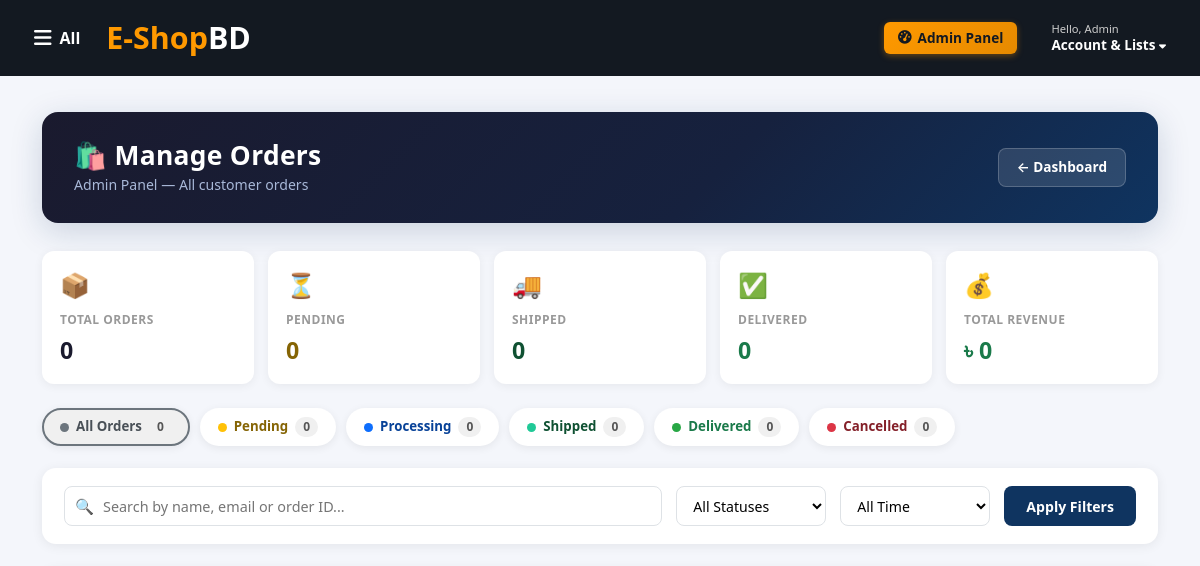
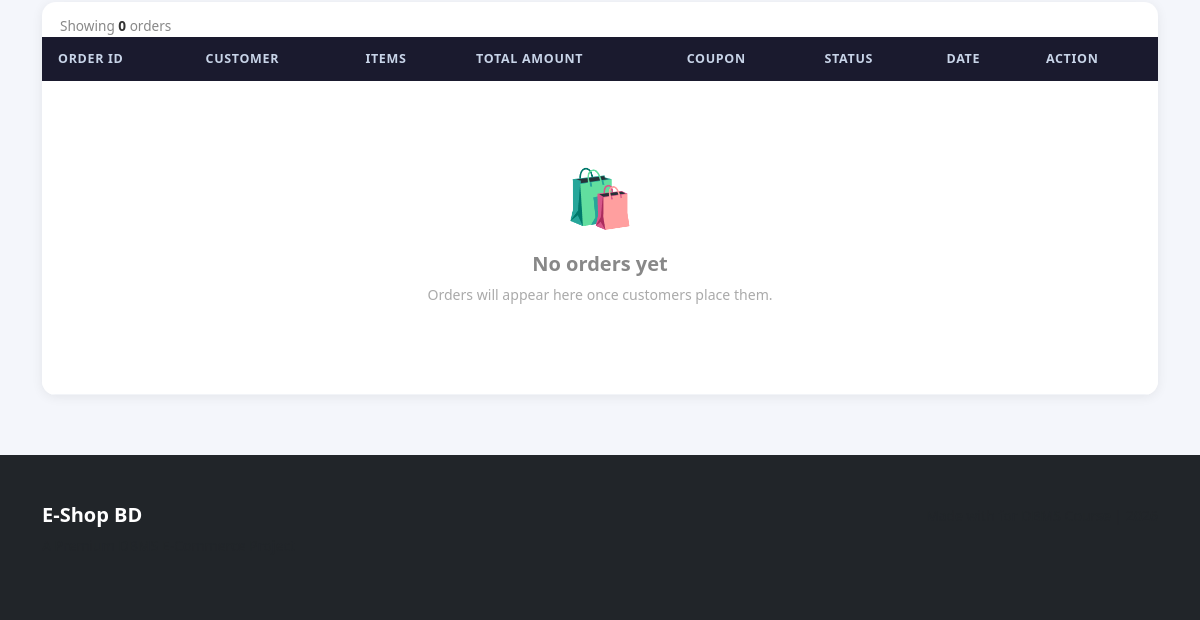
/admin/manage_orders.php (signed in), run on an earlier commit of the app's database (2 pictures, top to bottom).
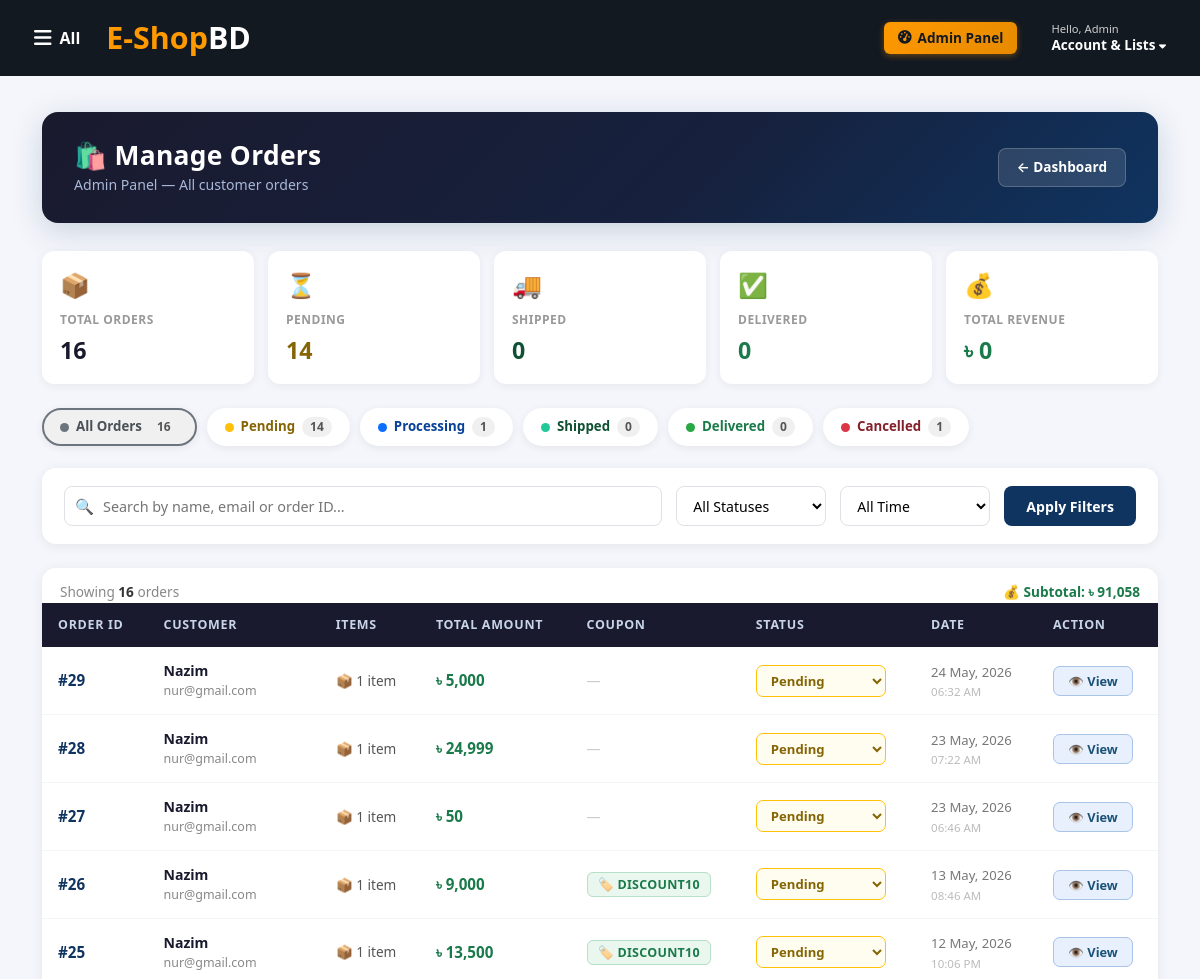
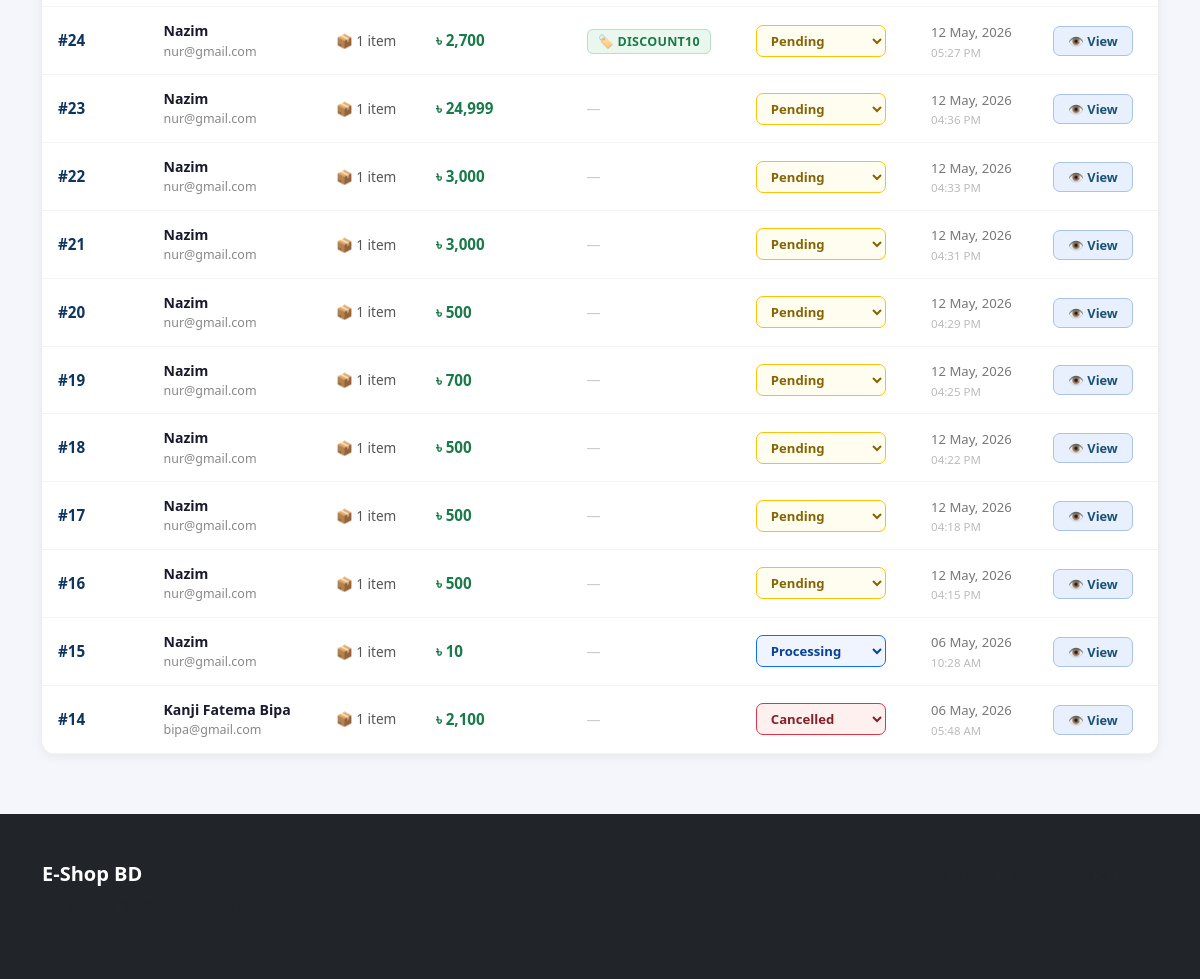
And on a later commit of the database (2 pictures, top to bottom).
### tables this page shows
CREATE TABLE `orders` (
  `id` int(11) NOT NULL,
  `user_id` int(11) DEFAULT NULL,
  `total_amount` decimal(10,2) DEFAULT NULL,
  `coupon_code` varchar(50) DEFAULT NULL,
  `status` varchar(50) DEFAULT NULL,
  `created_at` timestamp NOT NULL DEFAULT current_timestamp(),
  `tracking_number` varchar(50) DEFAULT NULL,
  `estimated_delivery` date DEFAULT NULL,
  `notes` text DEFAULT NULL,
  `seller_id` int(11) DEFAULT NULL
);

CREATE TABLE `users` (
  `id` int(11) NOT NULL,
  `name` varchar(100) DEFAULT NULL,
  `email` varchar(100) DEFAULT NULL,
  `password` varchar(255) DEFAULT NULL,
  `role` enum('admin','user','seller','category_manager') DEFAULT 'user',
  `created_at` timestamp NOT NULL DEFAULT current_timestamp(),
  `phone` varchar(15) DEFAULT NULL,
  `address` text DEFAULT NULL,
  `city` varchar(50) DEFAULT NULL,
  `seller_status` enum('pending','approved','rejected') DEFAULT NULL,
  `shop_name` varchar(100) DEFAULT NULL,
  `seller_request_at` timestamp NULL DEFAULT NULL,
  `seller_approved_at` timestamp NULL DEFAULT NULL,
  `seller_address` text DEFAULT NULL
);

### admin/manage_orders.php (the view, shortened to what this page needs)
<?php
include("../config/db.php");
$filter_status = isset($_GET['status']) ? mysqli_real_escape_string($conn, trim($_GET['status'])) : '';
$filter_search = isset($_GET['search']) ? mysqli_real_escape_string($conn, trim($_GET['search'])) : '';
$filter_date   = isset($_GET['date'])   ? $_GET['date'] : '';
$valid_statuses = ['Pending', 'Processing', 'Shipped', 'Delivered', 'Cancelled'];
$where_clauses = ["1=1"];
$where_sql = implode(' AND ', $where_clauses);
$result = $conn->query("
    SELECT o.id, o.total_amount, o.coupon_code, o.status, o.created_at,
           u.name as customer_name, u.email,
           COUNT(oi.id) as item_count,
           SUM(oi.quantity) as total_items
    FROM orders o
    JOIN users u ON o.user_id = u.id
    LEFT JOIN order_items oi ON o.id = oi.order_id
    WHERE $where_sql
    GROUP BY o.id
    ORDER BY o.created_at DESC
");
$counts = ['all' => 0, 'Pending' => 0, 'Processing' => 0, 'Shipped' => 0, 'Delivered' => 0, 'Cancelled' => 0];
$count_result = $conn->query("SELECT status, COUNT(*) as cnt FROM orders GROUP BY status");
while ($crow = $count_result->fetch_assoc()) {
    if (isset($counts[$crow['status']])) {
        $counts[$crow['status']] = $crow['cnt'];
    }
    $counts['all'] += $crow['cnt'];
}
$revenue_result = $conn->query("
    SELECT SUM(o.total_amount) as total_revenue
    FROM orders o
    JOIN users u ON o.user_id = u.id
    WHERE $where_sql
");
$total_revenue = $revenue_result->fetch_assoc()['total_revenue'] ?? 0;
?>
<?php include("../includes/header.php"); ?>
<div class="orders-page">
<div class="container">
    <div class="page-header-card">
        <div>
            <h1>🛍 Manage Orders</h1>
            <div class="subtitle">Admin Panel — All customer orders</div>
        </div>
        <div class="header-actions">
            <a href="dashboard.php" class="btn-back">← Dashboard</a>
        </div>
    </div>
    <div class="summary-tiles">
        <div class="summary-tile">
            <div class="tile-icon">📦</div>
            <div class="tile-label">Total Orders</div>
            <div class="tile-value"><?= $counts['all'] ?></div>
        </div>
        <div class="summary-tile">
            <div class="tile-icon">⏳</div>
            <div class="tile-label">Pending</div>
            <div class="tile-value" style="color:#856404;"><?= $counts['Pending'] ?></div>
        </div>
        <div class="summary-tile">
            <div class="tile-icon">🚚</div>
            <div class="tile-label">Shipped</div>
            <div class="tile-value" style="color:#0f5132;"><?= $counts['Shipped'] ?></div>
        </div>
        <div class="summary-tile">
            <div class="tile-icon">✅</div>
            <div class="tile-label">Delivered</div>
            <div class="tile-value" style="color:#1a7a4a;"><?= $counts['Delivered'] ?></div>
        </div>
        <div class="summary-tile tile-revenue">
            <div class="tile-icon">💰</div>
            <div class="tile-label">Total Revenue</div>
            <div class="tile-value">৳ <?= number_format(array_sum(
                array_column(
                    iterator_to_array((function() use ($conn) {
                        $r = $conn->query("SELECT SUM(total_amount) as t FROM orders WHERE status='Delivered'");
                        yield $r->fetch_assoc();
                    })()),
                    't'
                )
            )) ?></div>
        </div>
    </div>
    <?php
        $pill_params = function($status) use ($filter_search, $filter_date) {
            $p = [];
            if ($status)       $p[] = 'status=' . urlencode($status);
            if ($filter_search) $p[] = 'search=' . urlencode($filter_search);
            if ($filter_date)  $p[] = 'date='   . urlencode($filter_date);
            return 'manage_orders.php' . ($p ? '?' . implode('&', $p) : '');
        };
    ?>
    <div class="stat-pills">
        <a href="<?= $pill_params('') ?>"
           class="stat-pill pill-all <?= !$filter_status ? 'active' : '' ?>">
            <span class="dot"></span> All Orders <span class="count"><?= $counts['all'] ?></span>
        </a>
        <a href="<?= $pill_params('Pending') ?>"
           class="stat-pill pill-pending <?= $filter_status === 'Pending' ? 'active' : '' ?>">
            <span class="dot"></span> Pending <span class="count"><?= $counts['Pending'] ?></span>
        </a>
        <a href="<?= $pill_params('Processing') ?>"
           class="stat-pill pill-processing <?= $filter_status === 'Processing' ? 'active' : '' ?>">
            <span class="dot"></span> Processing <span class="count"><?= $counts['Processing'] ?></span>
        </a>
        <a href="<?= $pill_params('Shipped') ?>"
           class="stat-pill pill-shipped <?= $filter_status === 'Shipped' ? 'active' : '' ?>">
            <span class="dot"></span> Shipped <span class="count"><?= $counts['Shipped'] ?></span>
        </a>
        <a href="<?= $pill_params('Delivered') ?>"
           class="stat-pill pill-delivered <?= $filter_status === 'Delivered' ? 'active' : '' ?>">
            <span class="dot"></span> Delivered <span class="count"><?= $counts['Delivered'] ?></span>
        </a>
        <a href="<?= $pill_params('Cancelled') ?>"
           class="stat-pill pill-cancelled <?= $filter_status === 'Cancelled' ? 'active' : '' ?>">
            <span class="dot"></span> Cancelled <span class="count"><?= $counts['Cancelled'] ?></span>
        </a>
    </div>
    <form method="GET" action="manage_orders.php" class="filter-card">
        <div class="search-wrap">
            <span class="search-icon">🔍</span>
            <input type="text" name="search"
                   placeholder="Search by name, email or order ID..."
                   value="<?= htmlspecialchars($filter_search) ?>">
        </div>
        <select name="status">
            <option value="">All Statuses</option>
        </select>
        <select name="date">
            <option value="">All Time</option>
        </select>
        <button type="submit" class="btn-filter">Apply Filters</button>
    </form>
    <div class="table-card">
        <?php $total = $result->num_rows; ?>
        <div class="results-info">
            <span>
                Showing <strong><?= $total ?></strong> order<?= $total != 1 ? 's' : '' ?>
            </span>
            <?php if ($total > 0): ?>
                <span class="revenue-summary">
                    💰 Subtotal: ৳ <?= number_format($total_revenue) ?>
                </span>
            <?php endif; ?>
        </div>
        <div class="table-responsive">
        <table class="table">
            <thead>
                <tr>
                    <th>Order ID</th>
                    <th>Customer</th>
                    <th>Items</th>
                    <th>Total Amount</th>
                    <th>Coupon</th>
                    <th>Status</th>
                    <th>Date</th>
                    <th>Action</th>
                </tr>
            </thead>
            <tbody>
                <?php if ($total > 0): ?>
                    <?php while ($order = $result->fetch_assoc()): ?>
                        <?php
                            $st           = $order['status'];
                            $select_class = 'status-' . strtolower($st);
                        ?>
                        <tr>
                            <td>
                                <span class="order-id">#<?= $order['id'] ?></span>
                            </td>
                            <td>
                                <div class="customer-name"><?= htmlspecialchars($order['customer_name']) ?></div>
                                <div class="customer-email"><?= htmlspecialchars($order['email']) ?></div>
                            </td>
                            <td>
                                <span class="items-tag">
                                    📦 <?= $order['item_count'] ?> item<?= $order['item_count'] != 1 ? 's' : '' ?>
                                </span>
                            </td>
                            <td>
                                <span class="price-tag">৳ <?= number_format($order['total_amount']) ?></span>
                            </td>
                            <td>
                                <?php if (!empty($order['coupon_code'])): ?>
                                    <span class="coupon-badge">🏷 <?= htmlspecialchars($order['coupon_code']) ?></span>
                                <?php else: ?>
                                    <span style="color:#ccc;">—</span>
                                <?php endif; ?>
                            </td>
                            <td>
                                <form method="POST" class="d-inline">
                                    <select name="status"
                                            class="status-select <?= $select_class ?>"
                                            onchange="this.form.submit()">
                                        <?php foreach ($valid_statuses as $s): ?>
                                            <option value="<?= $s ?>" <?= $order['status'] === $s ? 'selected' : '' ?>>
                                                <?= $s ?>
                                            </option>
                                        <?php endforeach; ?>
                                    </select>
                                </form>
                            </td>
                            <td>
                                <span class="date-tag">
                                    <?= date('d M, Y', strtotime($order['created_at'])) ?>
                                </span>
                                <div style="font-size:0.72rem; color:#bbb; margin-top:1px;">
                                    <?= date('h:i A', strtotime($order['created_at'])) ?>
                                </div>
                            </td>
                            <td>
                                <a href="order_details.php?id=<?= $order['id'] ?>" class="btn-view">
                                    👁 View
                                </a>
                            </td>
                        </tr>
                    <?php endwhile; ?>
                <?php else: ?>
                    <tr>
                        <td colspan="8">
                            <div class="empty-state">
                                <div class="icon">🛍</div>
                                <h5>
                                    <?= ($filter_search || $filter_status || $filter_date)
                                        ? 'No orders match your filters'
                                        : 'No orders yet' ?>
                                </h5>
                                <p>
                                    <?= ($filter_search || $filter_status || $filter_date)
                                        ? 'Try adjusting or resetting your filters.'
                                        : 'Orders will appear here once customers place them.' ?>
                                </p>
                            </div>
                        </td>
                    </tr>
                <?php endif; ?>
            </tbody>
        </table>
        </div>
    </div>
</div>
</div>
<?php include("../includes/footer.php"); ?>

### includes/header.php (shortened to what this page needs)
<?php
$is_admin  = isset($_SESSION['role']) && $_SESSION['role'] === 'admin';
$is_seller = isset($_SESSION['role']) && $_SESSION['role'] === 'seller';
$first_name = isset($_SESSION['name']) ? htmlspecialchars(explode(' ', $_SESSION['name'])[0]) : null;
?>
<!DOCTYPE html>
<html lang="en">
<head>
    <link href="https://cdn.jsdelivr.net/npm/bootstrap@5.3.3/dist/css/bootstrap.min.css" rel="stylesheet">
    <link href="https://cdnjs.cloudflare.com/ajax/libs/font-awesome/6.5.1/css/all.min.css" rel="stylesheet">
</head>
<body>
<nav class="navbar navbar-expand-lg navbar-amazon sticky-top">
    <div class="container-fluid px-4">
        <button class="btn all-btn me-3 d-flex align-items-center gap-2" id="openSidebar">
            <i class="fas fa-bars fa-lg"></i>
            <span class="fs-6">All</span>
        </button>
        <a class="navbar-brand logo me-4" href="../user/home.php">
            E-Shop<span class="text-white">BD</span>
        </a>
        <div class="d-flex align-items-center gap-4 ms-auto">
<?php if ($is_admin): ?>
    <a href="../admin/dashboard.php" class="admin-panel-btn">
        <i class="fas fa-gauge-high"></i> Admin Panel
    </a>
<?php elseif ($is_seller): ?>
    <a href="../seller/dashboard.php" class="admin-panel-btn" style="background:#28a745;">
        <i class="fas fa-store"></i> Seller Panel
    </a>
<?php elseif (isset($_SESSION['role']) && $_SESSION['role'] === 'category_manager'): ?>
    <a href="../category_manager/dashboard.php" class="admin-panel-btn" style="background:#6f42c1;">
        <i class="fas fa-tags"></i> Category Manager
    </a>
<?php endif; ?>
            <div class="account-wrapper">
                <button class="account-trigger">
                    <small><?= $first_name ? "Hello, $first_name" : 'Hello, sign in' ?></small>
                    <strong>Account &amp; Lists <i class="fas fa-caret-down" style="font-size:.7rem"></i></strong>
                </button>
            </div>
        </div>
    </div>
</nav>

### includes/footer.php (shortened to what this page needs)
<footer class="bg-dark text-white py-5 mt-auto">
    <div class="container">
        <div class="row">
            <div class="col-md-6">
                <h5 class="fw-bold">E-Shop BD</h5>
                <p class="text-muted small">A Premium DBMS E-Commerce Project</p>
            </div>
            <div class="col-md-6 text-md-end">
                <small class="text-muted">
                </small>
            </div>
        </div>
    </div>
</footer>
</body>
</html>

### includes/header.php (style rules this page uses)
.navbar-amazon { background-color: #131921; padding: 10px 0; overflow: visible !important; position: sticky; top: 0; z-index: 1030; }
.navbar-amazon .container-fluid { overflow: visible; }
.logo { font-size: 1.9rem; font-weight: 700; color: #ff9900; }
.all-btn { color: white; font-weight: 600; border: 2px solid transparent; border-radius: 4px; padding: 4px 8px; transition: border-color .15s; }
.admin-panel-btn { background: linear-gradient(135deg, #ff9900, #e68a00); color: #131921 !important; font-weight: 700; border-radius: 6px; padding: 6px 14px; font-size: .85rem; text-decoration: none; display: flex; align-items: center; gap: 6px; transition: background .15s, box-shadow .15s; box-shadow: 0 2px 6px rgba(255,153,0,.35); }
.account-wrapper { position: relative; }
.account-trigger { color: white; text-decoration: none; cursor: pointer; background: none; border: 2px solid transparent; border-radius: 4px; padding: 4px 8px; transition: border-color .15s; display: flex; flex-direction: column; align-items: flex-start; line-height: 1.25; }
.account-trigger small { font-size: .7rem; color: #ccc; }
.account-trigger strong { font-size: .85rem; color: white; }

What changed in the data, as far as the page shows it:
added orders: id "29", user.name "Nazim", user.email "nur@gmail.com", item_count "1", total_amount "5,000", status "Pending", created_at "24 May, 2026", created_at "06:32 AM"
added orders: id "28", user.name "Nazim", user.email "nur@gmail.com", item_count "1", total_amount "24,999", status "Pending", created_at "23 May, 2026", created_at "07:22 AM"
added orders: id "27", user.name "Nazim", user.email "nur@gmail.com", item_count "1", total_amount "50", status "Pending", created_at "23 May, 2026", created_at "06:46 AM"
added orders: id "26", user.name "Nazim", user.email "nur@gmail.com", item_count "1", total_amount "9,000", coupon_code "DISCOUNT10", status "Pending", created_at "13 May, 2026", created_at "08:46 AM"
added orders: id "25", user.name "Nazim", user.email "nur@gmail.com", item_count "1", total_amount "13,500", coupon_code "DISCOUNT10", status "Pending", created_at "12 May, 2026", created_at "10:06 PM"
added orders: id "24", user.name "Nazim", user.email "nur@gmail.com", item_count "1", total_amount "2,700", coupon_code "DISCOUNT10", status "Pending", created_at "12 May, 2026", created_at "05:27 PM"
added orders: id "23", user.name "Nazim", user.email "nur@gmail.com", item_count "1", total_amount "24,999", status "Pending", created_at "12 May, 2026", created_at "04:36 PM"
added orders: id "22", user.name "Nazim", user.email "nur@gmail.com", item_count "1", total_amount "3,000", status "Pending", created_at "12 May, 2026", created_at "04:33 PM"
added orders: id "21", user.name "Nazim", user.email "nur@gmail.com", item_count "1", total_amount "3,000", status "Pending", created_at "12 May, 2026", created_at "04:31 PM"
added orders: id "20", user.name "Nazim", user.email "nur@gmail.com", item_count "1", total_amount "500", status "Pending", created_at "12 May, 2026", created_at "04:29 PM"
added orders: id "19", user.name "Nazim", user.email "nur@gmail.com", item_count "1", total_amount "700", status "Pending", created_at "12 May, 2026", created_at "04:25 PM"
added orders: id "18", user.name "Nazim", user.email "nur@gmail.com", item_count "1", total_amount "500", status "Pending", created_at "12 May, 2026", created_at "04:22 PM"
added orders: id "17", user.name "Nazim", user.email "nur@gmail.com", item_count "1", total_amount "500", status "Pending", created_at "12 May, 2026", created_at "04:18 PM"
added orders: id "16", user.name "Nazim", user.email "nur@gmail.com", item_count "1", total_amount "500", status "Pending", created_at "12 May, 2026", created_at "04:15 PM"
added orders: id "15", user.name "Nazim", user.email "nur@gmail.com", item_count "1", total_amount "10", status "Processing", created_at "06 May, 2026", created_at "10:28 AM"
added orders: id "14", user.name "Kanji Fatema Bipa", user.email "bipa@gmail.com", item_count "1", total_amount "2,100", status "Cancelled", created_at "06 May, 2026", created_at "05:48 AM"
Also different on the page:
$counts['all']: "0" → "16"
$counts['Pending']: "0" → "14"
$counts['Processing']: "0" → "1"
$counts['Cancelled']: "0" → "1"
$total: "0" → "16"
$total_revenue: (not shown) → "91,058"
text no longer shown: "🛍 No orders yet Orders will appear here once customers place them."
text now shown: "💰 Subtotal: ৳"
